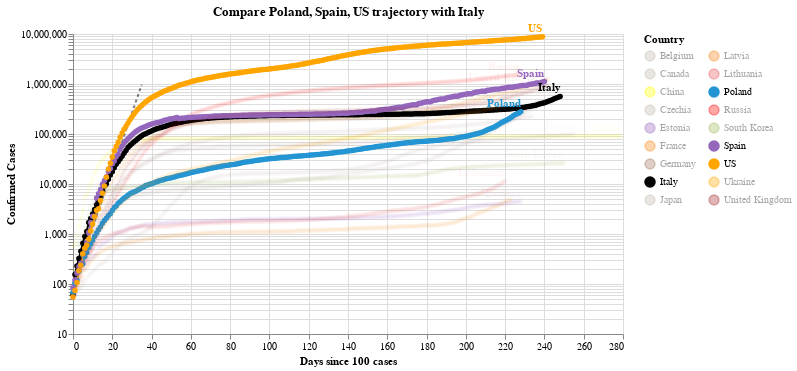

The cell this chart's notebook holds for it:
### Code cell
#hide_input
chart2 = make_since_chart(dff2, ['Poland', 'Spain', 'US'], baseline_countries)
chart2

### Figure 1 — Vega-Lite specification as saved in the notebook (floating-point values rounded to 4 significant figures; data arrays with more than 128 entries replaced by an {"elided": "..."} marker saying what was removed)
{"config": {"view": {"continuousWidth": 400, "continuousHeight": 300}}, "layer": [{"data": {"name": "data-628230001892d6798b50651be41d1b3e"}, "mark": {"type": "line", "color": "black", "opacity": 0.5, "strokeDash": [3, 3]}, "encoding": {"x": {"type": "quantitative", "field": "Days since 100 cases"}, "y": {"type": "quantitative", "field": "Confirmed Cases"}}}, {"data": {"name": "data-c4e2f6ee80c23c21aa645df1c2853909"}, "mark": {"type": "line", "point": true}, "encoding": {"color": {"type": "nominal", "field": "Country", "legend": {"columns": 2}, "scale": {"domain": ["Belgium", "Canada", "China", "Czechia", "Estonia", "France", "Germany", "Italy", "Japan", "Latvia", "Lithuania", "Poland", "Russia", "South Korea", "Spain", "US", "Ukraine", "United Kingdom"], "range": ["#C1B7AD", "#C1B7AD", "yellow", "#C1B7AD", "#9467bd", "#F58518", "#9D755D", "black", "#C1B7AD", "#F58518", "#E45756", "#2495D3", "red", "#A1BA59", "#9467bd", "orange", "orange", "brown"]}}, "opacity": {"condition": {"value": 1, "selection": "selector004"}, "value": 0.05}, "tooltip": [{"type": "nominal", "field": "Country"}, {"type": "temporal", "field": "Date"}, {"type": "quantitative", "field": "Confirmed Cases"}, {"type": "quantitative", "field": "Days since 100 cases"}], "x": {"type": "quantitative", "field": "Days since 100 cases"}, "y": {"type": "quantitative", "field": "Confirmed Cases", "scale": {"type": "log"}}}, "selection": {"selector004": {"type": "multi", "fields": ["Country"], "bind": "legend", "init": [{"Country": "Poland"}, {"Country": "Spain"}, {"Country": "US"}, {"Country": "Italy"}]}}, "width": 550}, {"data": {"name": "data-c4e2f6ee80c23c21aa645df1c2853909"}, "mark": {"type": "text", "align": "right", "dy": -8, "fontWeight": "bold"}, "encoding": {"color": {"type": "nominal", "field": "Country", "legend": {"columns": 2}, "scale": {"domain": ["Belgium", "Canada", "China", "Czechia", "Estonia", "France", "Germany", "Italy", "Japan", "Latvia", "Lithuania", "Poland", "Russia", "South Korea", "Spain", "US", "Ukraine", "United Kingdom"], "range": ["#C1B7AD", "#C1B7AD", "yellow", "#C1B7AD", "#9467bd", "#F58518", "#9D755D", "black", "#C1B7AD", "#F58518", "#E45756", "#2495D3", "red", "#A1BA59", "#9467bd", "orange", "orange", "brown"]}}, "opacity": {"condition": {"value": 1, "selection": "selector004"}, "value": 0.05}, "text": {"type": "nominal", "field": "Country"}, "tooltip": [{"type": "nominal", "field": "Country"}, {"type": "temporal", "field": "Date"}, {"type": "quantitative", "field": "Confirmed Cases"}, {"type": "quantitative", "field": "Days since 100 cases"}], "x": {"type": "quantitative", "field": "Days since 100 cases"}, "y": {"type": "quantitative", "field": "Confirmed Cases", "scale": {"type": "log"}}}, "transform": [{"filter": "(datum['Date'] >= 1603756800000)"}], "width": 550}], "title": "Compare Poland, Spain, US trajectory with Italy", "$schema": "https://vega.github.io/schema/vega-lite/v4.8.1.json", "datasets": {"data-628230001892d6798b50651be41d1b3e": [{"Days since 100 cases": 0, "Confirmed Cases": 100.0}, {"Days since 100 cases": 1, "Confirmed Cases": 130.0}, {"Days since 100 cases": 2, "Confirmed Cases": 169.0}, {"Days since 100 cases": 3, "Confirmed Cases": 219.7}, {"Days since 100 cases": 4, "Confirmed Cases": 285.6}, {"Days since 100 cases": 5, "Confirmed Cases": 371.3}, {"Days since 100 cases": 6, "Confirmed Cases": 482.7}, {"Days since 100 cases": 7, "Confirmed Cases": 627.5}, {"Days since 100 cases": 8, "Confirmed Cases": 815.7}, {"Days since 100 cases": 9, "Confirmed Cases": 1060.0}, {"Days since 100 cases": 10, "Confirmed Cases": 1379.0}, {"Days since 100 cases": 11, "Confirmed Cases": 1792.0}, {"Days since 100 cases": 12, "Confirmed Cases": 2330.0}, {"Days since 100 cases": 13, "Confirmed Cases": 3029.0}, {"Days since 100 cases": 14, "Confirmed Cases": 3937.0}, {"Days since 100 cases": 15, "Confirmed Cases": 5119.0}, {"Days since 100 cases": 16, "Confirmed Cases": 6654.0}, {"Days since 100 cases": 17, "Confirmed Cases": 8650.0}, {"Days since 100 cases": 18, "Confirmed Cases": 11250.0}, {"Days since 100 cases": 19, "Confirmed Cases": 14620.0}, {"Days since 100 cases": 20, "Confirmed Cases": 19000.0}, {"Days since 100 cases": 21, "Confirmed Cases": 24710.0}, {"Days since 100 cases": 22, "Confirmed Cases": 32120.0}, {"Days since 100 cases": 23, "Confirmed Cases": 41750.0}, {"Days since 100 cases": 24, "Confirmed Cases": 54280.0}, {"Days since 100 cases": 25, "Confirmed Cases": 70560.0}, {"Days since 100 cases": 26, "Confirmed Cases": 91730.0}, {"Days since 100 cases": 27, "Confirmed Cases": 119300.0}, {"Days since 100 cases": 28, "Confirmed Cases": 155000.0}, {"Days since 100 cases": 29, "Confirmed Cases": 201500.0}, {"Days since 100 cases": 30, "Confirmed Cases": 262000.0}, {"Days since 100 cases": 31, "Confirmed Cases": 340600.0}, {"Days since 100 cases": 32, "Confirmed Cases": 442800.0}, {"Days since 100 cases": 33, "Confirmed Cases": 575600.0}, {"Days since 100 cases": 34, "Confirmed Cases": 748300.0}, {"Days since 100 cases": 35, "Confirmed Cases": 972800.0}], "data-c4e2f6ee80c23c21aa645df1c2853909": {"elided": "4299 records"}}}
